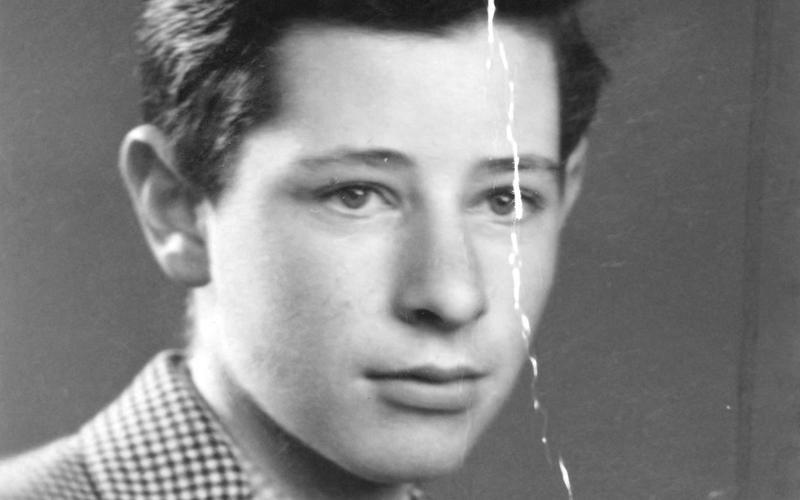
#> input picture Backend/test_images/image02.jpeg, 800 x 500 px; its folder holds only this picture in this run
$ python -i pipeline.py   (imports and definitions only)   (older library calls are emulated)
#> lines starting #> are read from the running program, lines starting #| are printed output that depends on the picture; after the words box and inside, x2 and y2 are one past the last pixel; in counts of white or black regions, pixels touching at a corner belong together
#> further down, picture is the input picture: shape (500, 800, 3); min 20, max 255, mean 131.1
### Backend/Restoration/preprocessing.py
from __future__ import annotations

import cv2
import numpy as np
from PIL import Image


def pil_to_bgr(image: Image.Image) -> np.ndarray:
    rgb = np.asarray(image.convert("RGB"))
    return cv2.cvtColor(rgb, cv2.COLOR_RGB2BGR)


def bgr_to_pil(image: np.ndarray) -> Image.Image:
    rgb = cv2.cvtColor(np.clip(image, 0, 255).astype(np.uint8), cv2.COLOR_BGR2RGB)
    return Image.fromarray(rgb)


def luminance(image: np.ndarray) -> np.ndarray:
    return cv2.cvtColor(image, cv2.COLOR_BGR2GRAY)


def normalize_luminance(gray: np.ndarray) -> np.ndarray:
    """Return a safe uint8 copy for detection without global contrast remapping.

    The old implementation divided by a blurred image and then globally
    min-max-normalised it. That made ordinary bright facial and background
    detail look like damage. Detection now uses the original luminance; this
    helper remains for API compatibility and only validates/copies it.
    """
    return np.clip(gray, 0, 255).astype(np.uint8, copy=True)

### Backend/Restoration/detect_cracks.py
from __future__ import annotations

import cv2
import numpy as np

from .refine_mask import refine_mask


def _line_kernel(length: int, angle: int) -> np.ndarray:
    size = max(3, int(length) | 1)
    kernel = np.zeros((size, size), dtype=np.uint8)
    centre = size // 2
    radians = np.deg2rad(angle)
    dx, dy = int(np.cos(radians) * centre), int(np.sin(radians) * centre)
    cv2.line(kernel, (centre - dx, centre - dy), (centre + dx, centre + dy), 1, 1)
    return kernel


def _robust_threshold(values: np.ndarray, sensitivity: float) -> float:
    """Use a high response quantile so texture is not damage by default."""
    finite = values[np.isfinite(values) & (values > 0)]
    if finite.size == 0:
        return 255.0
    level = float(np.clip((sensitivity - 0.25) / 1.75, 0.0, 1.0))
    median = float(np.median(finite))
    mad = float(np.median(np.abs(finite - median)))
    quantile = float(np.quantile(finite, 0.985 - 0.055 * level))
    return min(float(np.max(finite)), max(7.0 / sensitivity, quantile, median + 3.0 * mad / sensitivity))


def _contrast_threshold(values: np.ndarray, sensitivity: float) -> float:
    """Find a high local-contrast floor while retaining faded scratches."""
    positive = values[np.isfinite(values) & (values > 0)]
    if positive.size == 0:
        return 255.0
    level = float(np.clip((sensitivity - 0.25) / 1.75, 0.0, 1.0))
    quantile = float(np.quantile(positive, 0.985 - 0.055 * level))
    return max(8.0 / sensitivity, quantile * 0.78)


def _shift(image: np.ndarray, dx: int, dy: int) -> np.ndarray:
    """Shift an image without introducing a constant-valued border."""
    height, width = image.shape[:2]
    matrix = np.float32([[1.0, 0.0, float(dx)], [0.0, 1.0, float(dy)]])
    return cv2.warpAffine(
        image,
        matrix,
        (width, height),
        flags=cv2.INTER_LINEAR,
        borderMode=cv2.BORDER_REFLECT101,
    )


def _noise_level(gray: np.ndarray) -> float:
    """Estimate small-scale luminance noise without being driven by a crack."""
    values = gray.astype(np.float32)
    smooth = cv2.GaussianBlur(values, (0, 0), sigmaX=2.0)
    residual = np.abs(values - smooth)
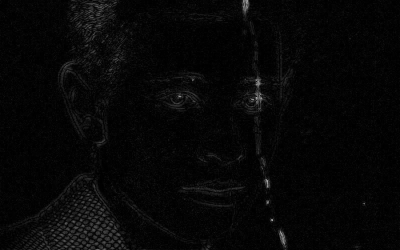
#> residual: shape (500, 800) float32 (shown at 1/2 size); min 7.63e-06, max 84.54, mean 2.4; drawn with min black and max white
    median = float(np.median(residual))
#> median = 1.37
    return max(0.5, 1.4826 * median)


def _close_fragments(mask: np.ndarray, sensitivity: float) -> np.ndarray:
    """Reconnect short response gaps while preserving line-like geometry."""
    if not np.any(mask):
        return mask
    level = float(np.clip((sensitivity - 0.25) / 1.75, 0.0, 1.0))
    max_gap = 1 + int(round(level * 2.0))
    result = mask.copy()
    for angle in range(0, 180, 15):
        for length in (3, 3 + 2 * max_gap):
            kernel = _line_kernel(length, angle)
            closed = cv2.morphologyEx(mask, cv2.MORPH_CLOSE, kernel)
            result = np.maximum(result, closed)
    return result


def _as_binary(mask: np.ndarray) -> np.ndarray:
    return ((mask > 0).astype(np.uint8) * 255).astype(np.uint8)


# [48 lines left out: function _compute_frangi_native, not called in this run]


def _compute_frangi(source: np.ndarray, sensitivity: float, detect_dark: bool) -> tuple[np.ndarray, np.ndarray]:
    """Multi-scale Hessian ridge detection (Frangi filter).

    Returns (binary_mask, vesselness_map).
    """
    try:
        from skimage.filters import frangi
        gray_float = source.astype(np.float64) / 255.0
        level = float(np.clip((sensitivity - 0.25) / 1.75, 0.0, 1.0))

        vesselness = frangi(
            gray_float,
            sigmas=range(1, 7),
            black_ridges=False,
            mode="reflect",
        )
        if detect_dark:
            dark_v = frangi(
                gray_float,
                sigmas=range(1, 7),
                black_ridges=True,
                mode="reflect",
            )
            vesselness = np.maximum(vesselness, dark_v)

        pos = vesselness[vesselness > 0]
        if pos.size == 0:
            return np.zeros(source.shape[:2], dtype=np.uint8), vesselness.astype(np.float32)

        q = float(np.clip(0.97 - 0.04 * level, 0.90, 0.98))
        thresh = float(np.quantile(pos, q))
        binary = ((vesselness >= thresh).astype(np.uint8) * 255)
        return binary, vesselness.astype(np.float32)
    except ImportError:
        return _compute_frangi_native(source, sensitivity, detect_dark)


def detect_cracks(
    gray: np.ndarray,
    strength: float = 1.0,
    sensitivity: float | None = None,
    detect_dark: bool = False,
    *,
    include_dark: bool | None = None,
    dark: bool | None = None,
    expansion: float = 0.0,
    steps_dict: dict[str, np.ndarray] | None = None,
) -> np.ndarray:
    """Detect line-like bright cracks and, optionally, dark cracks.

    Two complementary detectors are combined:

    1. **Symmetry detector** — compares each pixel's brightness with both
       perpendicular flanks at 5 radii × 12 angles.  A crack pixel scores
       high only if it is brighter (or darker, for dark cracks) than *both*
       sides.  Longitudinal support then filters out isolated corners: the
       same evidence must persist along ≥ 60 % of the crack's direction.
       Hysteresis keeps whole connected components that contain at least one
       well-supported seed pixel.  Seeds are scattered throughout *every*
       crack across the image — there can be thousands of them.

    2. **Frangi ridge filter** — uses Hessian eigenvalues at scales 1–6 px to
       score elongated ridge/valley structures.  Catches faded and curved
       cracks the symmetry detector misses.

    Both masks are combined (bitwise OR) before ``refine_mask`` applies final
    component-level shape, thickness, and contrast filtering.

    The returned mask always has the input dimensions and contains only
    uint8 values 0 and 255.
    """
    if gray.ndim != 2 or gray.size == 0:
        raise ValueError("detect_cracks expects a non-empty grayscale image")
    if include_dark is not None:
        detect_dark = bool(include_dark)
    if dark is not None:
        detect_dark = bool(dark)
    selected_sensitivity = strength if sensitivity is None else sensitivity
    try:
        sensitivity_value = float(selected_sensitivity)
    except (TypeError, ValueError) as exc:
        raise ValueError("sensitivity must be numeric") from exc
    if not np.isfinite(sensitivity_value):
        raise ValueError("sensitivity must be finite")
    sensitivity_value = float(np.clip(sensitivity_value, 0.25, 2.0))

    clean = np.nan_to_num(np.asarray(gray), nan=0.0, posinf=255.0, neginf=0.0)
    clean = np.clip(clean, 0, 255).astype(np.uint8)
    source = clean.astype(np.float32)
    smooth = cv2.GaussianBlur(source, (3, 3), 0)
    background = cv2.GaussianBlur(source, (0, 0), sigmaX=8.0)
    noise = _noise_level(clean)
#> noise = 2.03
    local_contrast = source - background
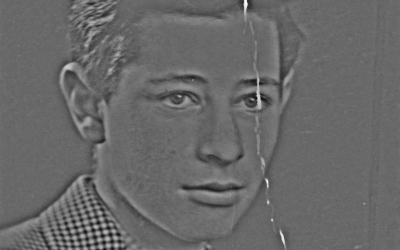
#> local_contrast: shape (500, 800) float32 (shown at 1/2 size); min -99.69, max 142.7, mean 0; drawn with min black and max white
    contrast_threshold = max(_contrast_threshold(np.abs(local_contrast), sensitivity_value), noise * 1.5 / sensitivity_value)
#> in _contrast_threshold, `quantile = float(np.quantile(positive, 0.985 - 0.055 * level))`: quantile = 34.19
#> contrast_threshold = 26.67
    bright_pixels = local_contrast >= contrast_threshold
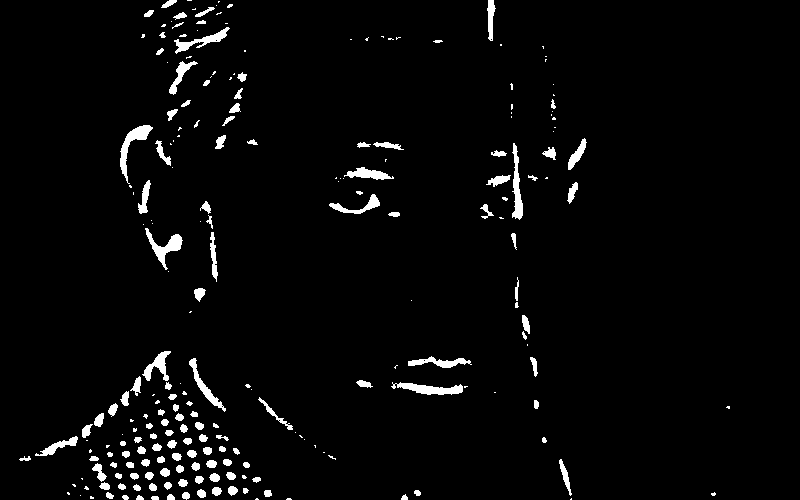
#> bright_pixels: shape (500, 800) bool; 3.1% white; 230 white regions (98 under 20 px), largest, box (x1, y1, x2, y2) and area: (120, 125, 153, 184) 516, (391, 382, 463, 395) 496, (145, 228, 183, 270) 482
    dark_pixels = local_contrast <= -contrast_threshold
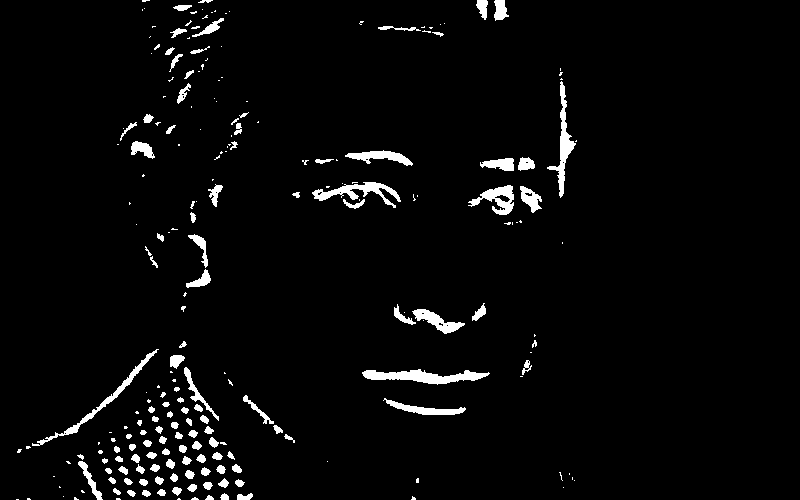
#> dark_pixels: shape (500, 800) bool; 3.4% white; 229 white regions (113 under 20 px), largest, box (x1, y1, x2, y2) and area: (362, 369, 490, 385) 1046, (547, 81, 576, 198) 784, (312, 182, 401, 208) 769
    bright_response = np.zeros_like(smooth, dtype=np.float32)
    dark_response = np.zeros_like(smooth, dtype=np.float32)

    # Build response maps first. Their distributions determine the damage threshold.
    for radius in (2, 3, 5, 8, 12):
        for angle in range(0, 180, 15):
            radians = np.deg2rad(angle)
            dx = int(round(-np.sin(radians) * radius))
            dy = int(round(np.cos(radians) * radius))
            side_a = _shift(smooth, dx, dy)
            side_b = _shift(smooth, -dx, -dy)
            bright_response = np.maximum(bright_response, np.minimum(smooth - side_a, smooth - side_b))
            if detect_dark:
                dark_response = np.maximum(dark_response, np.minimum(side_a - smooth, side_b - smooth))
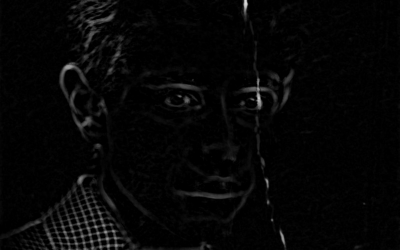
#> bright_response: shape (500, 800) float32 (shown at 1/2 size); min 0, max 218.9, mean 6.1
#> dark_response: shape (500, 800) float32; every value is 0
    bright_threshold = max(_robust_threshold(bright_response, sensitivity_value), noise * 2.5 / sensitivity_value)
#> in _robust_threshold, `median = float(np.median(finite))`: median = 2.94
#> in _robust_threshold, `mad = float(np.median(np.abs(finite - median)))`: mad = 1.81
#> in _robust_threshold, `quantile = float(np.quantile(finite, 0.985 - 0.055 * level))`: quantile = 45.17
#> bright_threshold = 45.17
    dark_threshold = max(_robust_threshold(dark_response, sensitivity_value), noise * 2.5 / sensitivity_value)
#> dark_threshold = 255
    if bright_response.max() > 0:
        bright_threshold = min(bright_threshold, float(bright_response.max()) * 0.75)
    if dark_response.max() > 0:
        dark_threshold = min(dark_threshold, float(dark_response.max()) * 0.75)
    candidates = np.zeros_like(clean, dtype=np.uint8)
    seeds = np.zeros_like(clean, dtype=np.uint8)

    # Compare centre pixel to both flanks.  Longitudinal support separates a
    # genuine crack (same contrast along its full length) from a corner or spot.
    for radius in (2, 3, 5, 8, 12):
        for angle in range(0, 180, 15):
            radians = np.deg2rad(angle)
            dx = int(round(-np.sin(radians) * radius))
            dy = int(round(np.cos(radians) * radius))
            side_a = _shift(smooth, dx, dy)
            side_b = _shift(smooth, -dx, -dy)
            responses = [(np.minimum(smooth - side_a, smooth - side_b), bright_pixels, bright_threshold)]
            if detect_dark:
                responses.append((np.minimum(side_a - smooth, side_b - smooth), dark_pixels, dark_threshold))
            kernel = _line_kernel(max(7, radius * 4 + 1), angle).astype(np.float32)
            kernel /= kernel.sum()
            for response, local_pixels, response_threshold in responses:
                evidence = (response >= response_threshold) & local_pixels
                along = cv2.filter2D(evidence.astype(np.float32), cv2.CV_32F, kernel, borderType=cv2.BORDER_CONSTANT)
                candidates |= evidence.astype(np.uint8)
                seeds |= (evidence & (along >= 0.60)).astype(np.uint8)
#> this loop made 5 passes
#> candidates: shape (500, 800); values 0 (black) and 1 (white), 2% white; 170 white regions (66 under 20 px), largest, box (x1, y1, x2, y2) and area: (120, 125, 151, 184) 495, (146, 229, 183, 262) 410, (174, 27, 230, 54) 396
#> kernel: shape (49, 49) float32; values 0 (black) and 0.0213 (white), 2% white in thin lines or dots, all inside (x1, y1, x2, y2) = (1, 18, 48, 31)
#> seeds: shape (500, 800); values 0 (black) and 1 (white), 0.38% white; 42 white regions (30 under 20 px), largest, box (x1, y1, x2, y2) and area: (514, 156, 522, 215) 251, (121, 131, 143, 175) 207, (181, 29, 226, 45) 169

    raw_candidates = candidates.copy()

    # Hysteresis: keep whole components that contain at least one seed pixel.
    count, labels = cv2.connectedComponents(candidates, connectivity=8)
#> labels: shape (500, 800) int32; 171 distinct labels, from 0 to 170
    supported = np.zeros(count, dtype=np.uint8)
    supported[np.unique(labels[seeds > 0])] = 1
    supported[0] = 0
    candidates = supported[labels]

    hysteresis_candidates = candidates.copy()
    result = _close_fragments(candidates, sensitivity_value)

    # ── Frangi ridge filter (complementary to symmetry detector) ────────────
    symmetry_binary = _as_binary(result)
    frangi_binary, frangi_vesselness = _compute_frangi(clean, sensitivity_value, detect_dark)

    # Gate Frangi with a two-sided contrast floor so broad object step-edges are rejected
    flank_support = (bright_response >= max(1.0, noise * 1.5 / sensitivity_value))
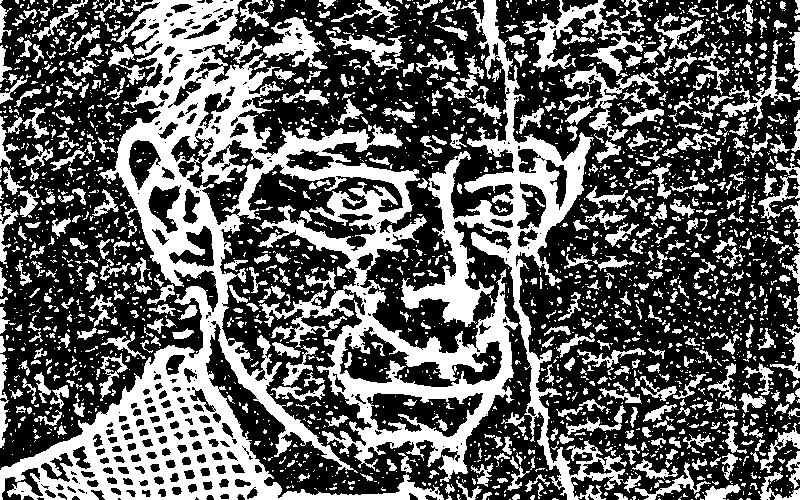
#> flank_support: shape (500, 800) bool; 37.9% white; 2675 white regions (2089 under 20 px), largest, box (x1, y1, x2, y2) and area: (0, 0, 518, 500) 67942, (401, 0, 627, 500) 16989, (533, 0, 609, 72) 1685
    if detect_dark:
        flank_support |= (dark_response >= max(1.0, noise * 1.5 / sensitivity_value))
    frangi_gated = np.where(flank_support, frangi_binary, 0).astype(np.uint8)
#> frangi_gated: shape (500, 800); 3.4% white; 512 white regions (375 under 20 px), largest, box (x1, y1, x2, y2) and area: (484, 124, 523, 229) 609, (151, 401, 222, 434) 445, (139, 0, 221, 41) 364

    combined = cv2.bitwise_or(symmetry_binary, frangi_gated)
#> combined: shape (500, 800); 3.9% white; 477 white regions (359 under 20 px), largest, box (x1, y1, x2, y2) and area: (154, 429, 248, 500) 2073, (148, 26, 231, 59) 736, (484, 124, 523, 229) 659

    # Final shape/thickness/contrast filtering on the combined mask
    refined = refine_mask(
        combined,
        clean.shape,
        gray=clean,
        sensitivity=sensitivity_value,
        expansion=expansion,
    )

    if steps_dict is not None:
        steps_dict["03_gaussian_smooth_3x3"] = smooth
        steps_dict["04_background_illumination_sigma8"] = background
        steps_dict["05_local_contrast"] = local_contrast
        steps_dict["06_symmetry_bright_response"] = bright_response
        if detect_dark:
            steps_dict["07_symmetry_dark_response"] = dark_response
        steps_dict["08_symmetry_candidates_thresholded"] = _as_binary(raw_candidates)
        steps_dict["09_symmetry_seeds_longitudinal"] = _as_binary(seeds)
        steps_dict["10_symmetry_hysteresis_supported"] = _as_binary(hysteresis_candidates)
        steps_dict["11_symmetry_closed_fragments"] = symmetry_binary
        steps_dict["12_frangi_vesselness_map"] = frangi_vesselness
        steps_dict["13_frangi_binary_mask"] = frangi_gated
        steps_dict["14_combined_crack_mask_raw"] = combined
        steps_dict["15_crack_mask_refined"] = refined

    return refined

### Backend/Restoration/refine_mask.py
from __future__ import annotations

import cv2
import numpy as np


def _elongation(component: np.ndarray) -> float:
    points = np.column_stack(np.where(component > 0))
    if len(points) < 3:
        return 1.0
    covariance = np.cov(points.astype(np.float32), rowvar=False)
    eigenvalues = np.linalg.eigvalsh(covariance)
    return float((eigenvalues[-1] + 1e-3) / (eigenvalues[0] + 1e-3))


def refine_mask(
    mask: np.ndarray,
    image_shape: tuple[int, ...],
    strength: float = 1.0,
    gray: np.ndarray | None = None,
    *,
    sensitivity: float | None = None,
    expansion: float | None = None,
) -> np.ndarray:
    """Join small gaps, reject broad/low-contrast regions, and expand seams.

    Thickness and shape, rather than a fixed image-area cutoff, let long,
    wide and intersecting cracks survive. With ``gray`` supplied, a candidate
    must also differ from its surroundings on both sides; a normal object
    boundary is not sufficient evidence. ``expansion`` is a radius in pixels
    (0..8); when omitted, ``strength`` retains its historical seam allowance.
    """
#> called with image_shape = (500, 800), strength = 1, sensitivity = 1, expansion = 0
    mask = np.asarray(mask)
    if mask.ndim != 2 or mask.size == 0:
        raise ValueError("refine_mask expects a non-empty two-dimensional mask")
    if tuple(image_shape[:2]) != mask.shape:
        raise ValueError("image_shape must match the mask dimensions")
    if gray is not None:
        gray = np.asarray(gray)
        if gray.ndim != 2 or gray.shape != mask.shape:
            raise ValueError("gray must match the mask dimensions")
        gray = np.clip(np.nan_to_num(gray, nan=0.0, posinf=255.0, neginf=0.0), 0, 255).astype(np.uint8)
    sensitivity_value = float(1.0 if sensitivity is None else sensitivity)
    expansion_value = float(strength) * 0.75 if expansion is None else float(expansion)
    if not np.isfinite(sensitivity_value) or not np.isfinite(expansion_value):
        raise ValueError("sensitivity and expansion must be finite")
    sensitivity_value = float(np.clip(sensitivity_value, 0.25, 2.0))
    radius = int(np.clip(round(expansion_value), 0, 2 if expansion is None else 8))
    binary = ((np.isfinite(mask) & (mask > 0)).astype(np.uint8) * 255)
    if not np.any(binary):
        return binary
    # Do not open with a 2x2 kernel: it erases genuine one-pixel diagonal
    # cracks. A single conservative close reconnects small response gaps.
    joined = binary.copy()
    gap_length = 3 if sensitivity_value < 1.5 else 5
    for kernel in (
        np.ones((1, gap_length), np.uint8),
        np.ones((gap_length, 1), np.uint8),
        np.eye(gap_length, dtype=np.uint8),
        np.fliplr(np.eye(gap_length, dtype=np.uint8)),
    ):
        joined = cv2.bitwise_or(joined, cv2.morphologyEx(binary, cv2.MORPH_CLOSE, kernel))
#> this loop made 4 passes
#> kernel on passes 1 to 4: [[1, 1, 1]], [1, 1, 1], [[1, 0, 0], [0, 1, 0], [0, 0, 1]], [[0, 0, 1], [0, 1, 0], [1, 0, 0]]
#> pass 2, in refine_mask, `joined = cv2.bitwise_or(joined, cv2.morphologyEx(binary, cv2.MORPH_CLO..`:
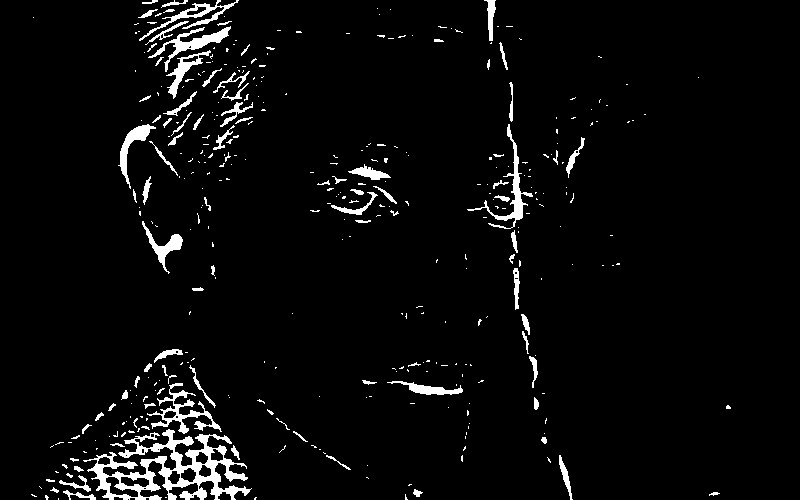
#> joined: shape (500, 800); 4.1% white; 373 white regions (282 under 20 px), largest, box (x1, y1, x2, y2) and area: (83, 429, 252, 500) 4303, (147, 383, 222, 434) 900, (467, 124, 533, 229) 826
    binary = joined
    count, labels, stats, _ = cv2.connectedComponentsWithStats(binary, 8)
#> labels: shape (500, 800) int32; 296 distinct labels, from 0 to 295
#> (the rest of the program and of its run is left out)
